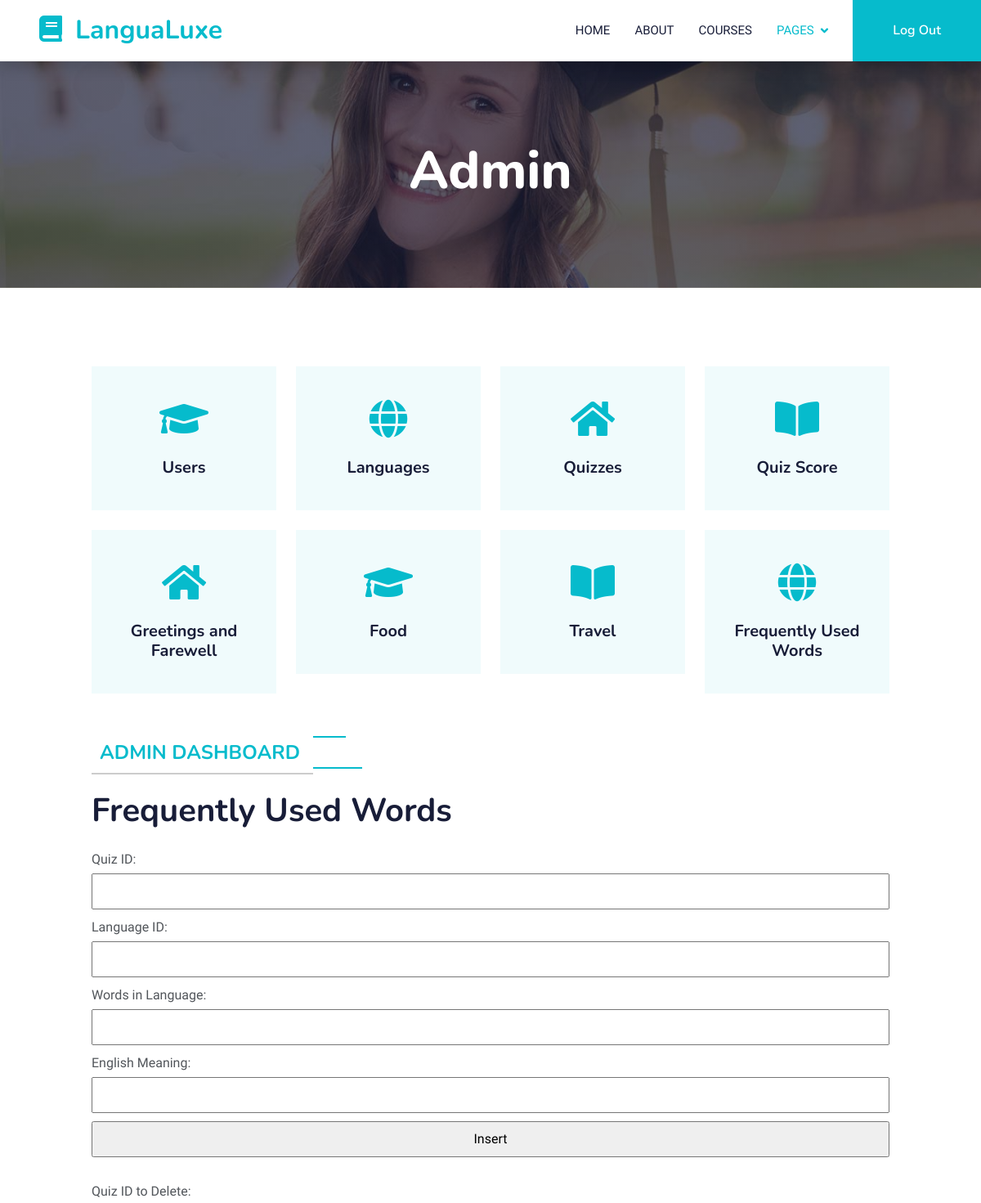
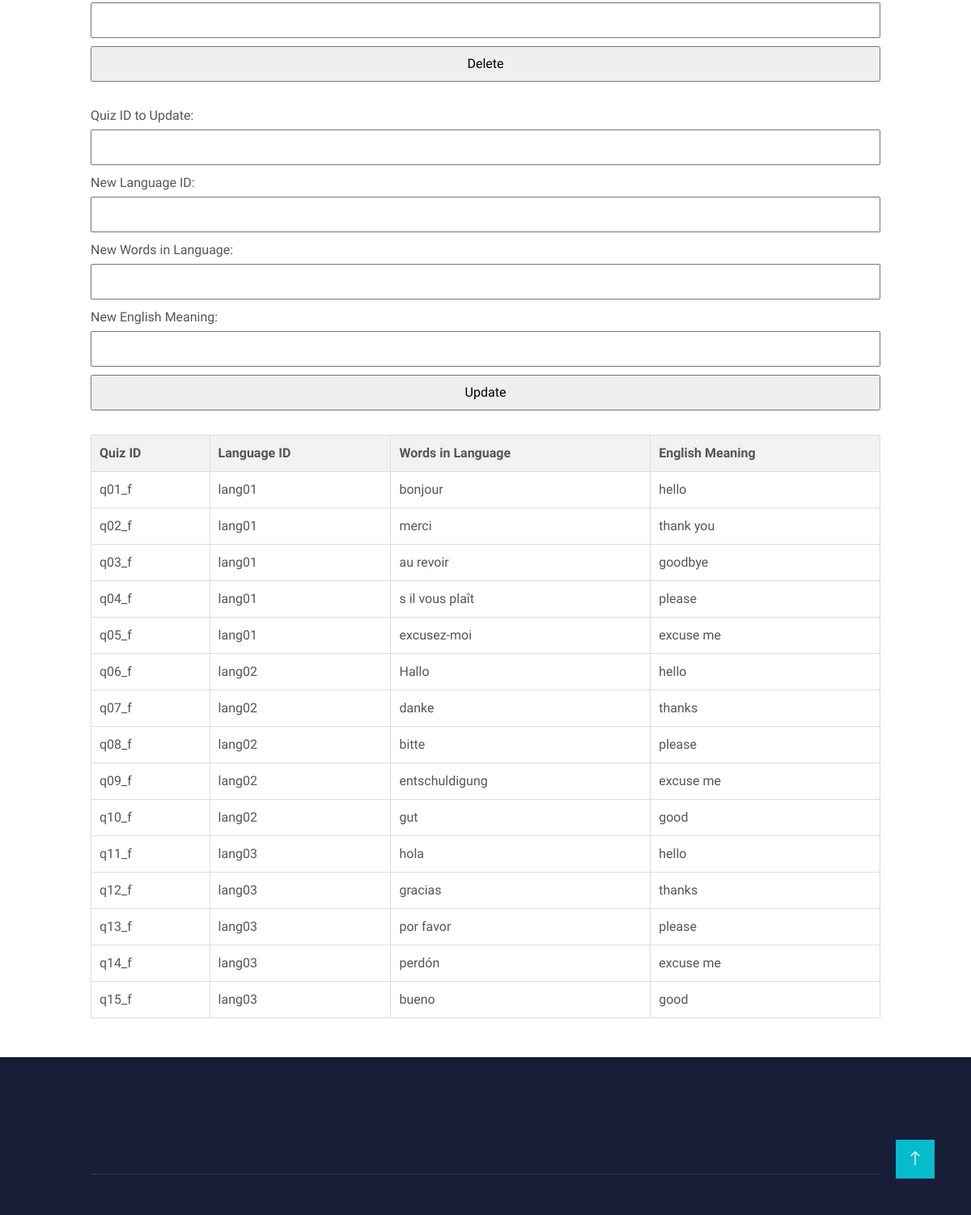
/LanguageLearning/Frequent.php, run on the app's committed database (2 pictures, top to bottom).
### tables this page shows
CREATE TABLE frequently_used_words (
    `quiz_id` VARCHAR(5),
    `language_id` VARCHAR(6),
    `words_in_language` VARCHAR(26),
    `english_meaning` VARCHAR(21),
    PRIMARY KEY (`quiz_id`, `language_id`),
    FOREIGN KEY (`language_id`) REFERENCES `language`(`language_id`) ON DELETE CASCADE
);

### LanguageLearning/Frequent.php (the view, shortened to what this page needs)
<!DOCTYPE html>
<html lang="en">
<head>
    <link href="https://cdnjs.cloudflare.com/ajax/libs/font-awesome/5.10.0/css/all.min.css" rel="stylesheet">
    <link href="https://cdn.jsdelivr.net/npm/bootstrap-icons@1.4.1/font/bootstrap-icons.css" rel="stylesheet">
    <link href="lib/animate/animate.min.css" rel="stylesheet">
    <link href="lib/owlcarousel/assets/owl.carousel.min.css" rel="stylesheet">
    <link href="css/bootstrap.min.css" rel="stylesheet">
    <link href="css/style.css" rel="stylesheet">
    <link rel="stylesheet" type="text/css" href="admin.css">
</head>
<body>
    <nav class="navbar navbar-expand-lg bg-white navbar-light shadow sticky-top p-0">
        <a href="index.html" class="navbar-brand d-flex align-items-center px-4 px-lg-5">
            <h2 class="m-0 text-primary"><i class="fa fa-book me-3"></i>LanguaLuxe</h2>
        </a>
        <div class="collapse navbar-collapse" id="navbarCollapse">
            <div class="navbar-nav ms-auto p-4 p-lg-0">
                <a href="index.php" class="nav-item nav-link">Home</a>
                <a href="about.html" class="nav-item nav-link">About</a>
                <a href="courses.html" class="nav-item nav-link">Courses</a>
                <div class="nav-item dropdown">
                    <a href="#" class="nav-link dropdown-toggle active" data-bs-toggle="dropdown">Pages</a>
                </div>
            </div>
            <a href="logout.php" class="btn btn-primary py-4 px-lg-5 d-none d-lg-block">Log Out</a>
        </div>
    </nav>
    <div class="container-fluid bg-primary py-5 mb-5 page-header">
        <div class="container py-5">
            <div class="row justify-content-center">
                <div class="col-lg-10 text-center">
                    <h1 class="display-3 text-white animated slideInDown">Admin</h1>
                </div>
            </div>
        </div>
    </div>
     <div class="container-xxl py-5">
        <div class="container">
            <div class="row g-4">
                <div class="col-lg-3 col-sm-6 wow fadeInUp" data-wow-delay="0.1s">
                    <div class="service-item text-center pt-3">
                        <div class="p-4">
                            <i class="fa fa-3x fa-graduation-cap text-primary mb-4"></i>
                            <a href="Adminhome.php"><h5 class="mb-3">Users</h5></a>
                        </div>
                    </div>
                </div>
                <div class="col-lg-3 col-sm-6 wow fadeInUp" data-wow-delay="0.3s">
                    <div class="service-item text-center pt-3">
                        <div class="p-4">
                            <i class="fa fa-3x fa-globe text-primary mb-4"></i>
                            <a href="Languages.php"><h5 class="mb-3">Languages</h5></a>
                        </div>
                    </div>
                </div>
                <div class="col-lg-3 col-sm-6 wow fadeInUp" data-wow-delay="0.5s">
                    <div class="service-item text-center pt-3">
                        <div class="p-4">
                            <i class="fa fa-3x fa-home text-primary mb-4"></i>
                            <a href="Quiz.php"><h5 class="mb-3">Quizzes</h5></a>
                        </div>
                    </div>
                </div>
                <div class="col-lg-3 col-sm-6 wow fadeInUp" data-wow-delay="0.7s">
                    <div class="service-item text-center pt-3">
                        <div class="p-4">
                            <i class="fa fa-3x fa-book-open text-primary mb-4"></i>
                            <a href="QuizScore.php"><h5 class="mb-3">Quiz Score</h5></a>
                        </div>
                    </div>
                </div>
                <div class="col-lg-3 col-sm-6 wow fadeInUp" data-wow-delay="0.5s">
                    <div class="service-item text-center pt-3">
                        <div class="p-4">
                            <i class="fa fa-3x fa-home text-primary mb-4"></i>
                            <a href=""><h5 class="mb-3">Greetings and Farewell</h5></a>
                        </div>
                    </div>
                </div>
                <div class="col-lg-3 col-sm-6 wow fadeInUp" data-wow-delay="0.11s">
                    <div class="service-item text-center pt-3">
                        <div class="p-4">
                            <i class="fa fa-3x fa-graduation-cap text-primary mb-4"></i>
                            <a href="Food.php"><h5 class="mb-3">Food</h5></a>
                        </div>
                    </div>
                </div>
                <div class="col-lg-3 col-sm-6 wow fadeInUp" data-wow-delay="0.7s">
                    <div class="service-item text-center pt-3">
                        <div class="p-4">
                            <i class="fa fa-3x fa-book-open text-primary mb-4"></i>
                            <a href="Travel.php"><h5 class="mb-3">Travel</h5></a>
                        </div>
                    </div>
                </div>
                <div class="col-lg-3 col-sm-6 wow fadeInUp" data-wow-delay="0.3s">
                    <div class="service-item text-center pt-3">
                        <div class="p-4">
                            <i class="fa fa-3x fa-globe text-primary mb-4"></i>
                            <a href="Frequent.php"><h5 class="mb-3">Frequently Used Words</h5></a>
                        </div>
                    </div>
                </div>
            </div>
        </div>
    </div>
    <?php
include("config.php");
$sql = "SELECT * FROM frequently_used_words";
$result = $conn->query($sql);
?>
<div class="container">
    <h6 class="section-title bg-white text-start text-primary pe-3">Admin Dashboard</h6>
    <h1 class="mb-4">Frequently Used Words</h1>
    <form method="post" action="">
        <label for="quiz_id">Quiz ID:</label>
        <input type="text" name="quiz_id" required>
        <label for="language_id">Language ID:</label>
        <input type="text" name="language_id" required>
        <label for="words_in_language">Words in Language:</label>
        <input type="text" name="words_in_language" required>
        <label for="english_meaning">English Meaning:</label>
        <input type="text" name="english_meaning" required>
        <input type="submit" name="submit_insert_frequently_used_words" value="Insert">
    </form>
    <form method="post" action="">
        <label for="quiz_id_to_delete">Quiz ID to Delete:</label>
        <input type="text" name="quiz_id_to_delete" required>
        <input type="submit" name="submit_delete_frequently_used_words" value="Delete">
    </form>
    <form method="post" action="">
        <label for="quiz_id_to_update">Quiz ID to Update:</label>
        <input type="text" name="quiz_id_to_update" required>
        <label for="new_language_id">New Language ID:</label>
        <input type="text" name="new_language_id" required>
        <label for="new_words_in_language">New Words in Language:</label>
        <input type="text" name="new_words_in_language" required>
        <label for="new_english_meaning">New English Meaning:</label>
        <input type="text" name="new_english_meaning" required>
        <input type="submit" name="submit_update_frequently_used_words" value="Update">
    </form>
    <table>
        <tr>
            <th>Quiz ID</th>
            <th>Language ID</th>
            <th>Words in Language</th>
            <th>English Meaning</th>
        </tr>
        <?php
        if ($result->num_rows > 0) {
            while ($row = $result->fetch_assoc()) {
                echo "<tr>";
                echo "<td>{$row['quiz_id']}</td>";
                echo "<td>{$row['language_id']}</td>";
                echo "<td>{$row['words_in_language']}</td>";
                echo "<td>{$row['english_meaning']}</td>";
                echo "</tr>";
            }
        } else {
            echo "<tr><td colspan='4'>No frequently used words found</td></tr>";
        }
        ?>
    </table>
</div>
    <div class="container-fluid bg-dark text-light footer pt-5 mt-5 wow fadeIn" data-wow-delay="0.1s">
        <div class="container py-5">
            <div class="row g-5">
            </div>
        </div>
        <div class="container">
            <div class="copyright">
            </div>
        </div>
    </div>
    <a href="#" class="btn btn-lg btn-primary btn-lg-square back-to-top"><i class="bi bi-arrow-up"></i></a>
</body>
</html>

### LanguageLearning/css/style.css (style rules this page uses)
:root { --primary: #06BBCC; --light: #F0FBFC; --dark: #181d38; }
.back-to-top { position: fixed; display: none; right: 45px; bottom: 45px; z-index: 99; }
.btn { font-family: 'Nunito', sans-serif; font-weight: 600; transition: .5s; }
.btn.btn-primary, .btn.btn-secondary { color: #FFFFFF; }
.btn-lg-square { width: 48px; height: 48px; }
.btn-square, .btn-sm-square, .btn-lg-square { padding: 0; display: flex; align-items: center; justify-content: center; font-weight: normal; border-radius: 0px; }
.navbar .dropdown-toggle::after { border: none; content: "\f107"; font-family: "Font Awesome 5 Free"; font-weight: 900; vertical-align: middle; margin-left: 8px; }
.navbar-light .navbar-nav .nav-link { margin-right: 30px; padding: 25px 0; color: #FFFFFF; font-size: 15px; text-transform: uppercase; outline: none; }
.navbar-light .navbar-nav .nav-link:hover, .navbar-light .navbar-nav .nav-link.active { color: var(--primary); }
.navbar-light .navbar-brand, .navbar-light a.btn { height: 75px; }
.navbar-light .navbar-nav .nav-link { color: var(--dark); font-weight: 500; }
.navbar-light.sticky-top { top: -100px; transition: .5s; }
.page-header { background: linear-gradient(rgba(24, 29, 56, .7), rgba(24, 29, 56, .7)), url(../img/carousel-1.jpg); background-position: center center; background-repeat: no-repeat; background-size: cover; }
.section-title { position: relative; display: inline-block; text-transform: uppercase; }
.section-title::before { position: absolute; content: ""; width: calc(100% + 80px); height: 2px; top: 4px; left: -40px; background: var(--primary); z-index: -1; }
.section-title::after { position: absolute; content: ""; width: calc(100% + 120px); height: 2px; bottom: 5px; left: -60px; background: var(--primary); z-index: -1; }
.section-title.text-start::before { width: calc(100% + 40px); left: 0; }
.section-title.text-start::after { width: calc(100% + 60px); left: 0; }
.service-item { background: var(--light); transition: .5s; }
.service-item * { transition: .5s; }
.footer .copyright { padding: 25px 0; font-size: 15px; border-top: 1px solid rgba(256, 256, 256, .1); }

### LanguageLearning/admin.css (style rules this page uses)
.container { max-width: 1000px; margin: 0 auto; }
.section-title { padding: 10px; margin-bottom: 20px; font-size: 24px; font-weight: bold; border-bottom: 2px solid #ccc; }
form { margin-bottom: 20px; }
form label { display: block; margin-bottom: 5px; }
form input { width: 100%; padding: 8px; margin-bottom: 10px; box-sizing: border-box; }
table { width: 100%; border-collapse: collapse; margin-top: 20px; }
table th, table td { border: 1px solid #ddd; padding: 10px; text-align: left; }
table th { background-color: #f2f2f2; }
.mb-4 { margin-bottom: 20px; }

### data on the page
frequently_used_words: quiz "q01_f", language "lang01", words_in_language "bonjour", english_meaning "hello"
frequently_used_words: quiz "q02_f", language "lang01", words_in_language "merci", english_meaning "thank you"
frequently_used_words: quiz "q03_f", language "lang01", words_in_language "au revoir", english_meaning "goodbye"
frequently_used_words: quiz "q04_f", language "lang01", words_in_language "s il vous plaît", english_meaning "please"
frequently_used_words: quiz "q05_f", language "lang01", words_in_language "excusez-moi", english_meaning "excuse me"
frequently_used_words: quiz "q06_f", language "lang02", words_in_language "Hallo", english_meaning "hello"
frequently_used_words: quiz "q07_f", language "lang02", words_in_language "danke", english_meaning "thanks"
frequently_used_words: quiz "q08_f", language "lang02", words_in_language "bitte", english_meaning "please"
frequently_used_words: quiz "q09_f", language "lang02", words_in_language "entschuldigung", english_meaning "excuse me"
frequently_used_words: quiz "q10_f", language "lang02", words_in_language "gut", english_meaning "good"
frequently_used_words: quiz "q11_f", language "lang03", words_in_language "hola", english_meaning "hello"
frequently_used_words: quiz "q12_f", language "lang03", words_in_language "gracias", english_meaning "thanks"
frequently_used_words: quiz "q13_f", language "lang03", words_in_language "por favor", english_meaning "please"
frequently_used_words: quiz "q14_f", language "lang03", words_in_language "perdón", english_meaning "excuse me"
frequently_used_words: quiz "q15_f", language "lang03", words_in_language "bueno", english_meaning "good"
